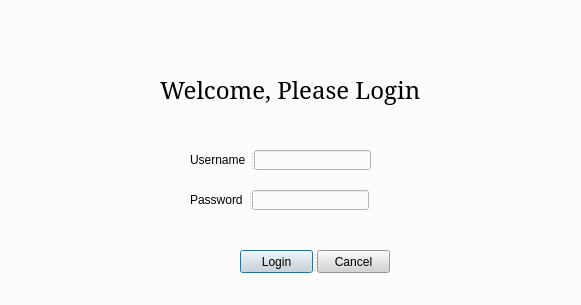
<?xml version="1.0" encoding="UTF-8"?>
<ui version="4.0">
 <class>SolaPluginDialogBase2</class>
 <widget class="QDialog" name="SolaPluginDialogBase2">
  <property name="geometry">
   <rect>
    <x>0</x>
    <y>0</y>
    <width>581</width>
    <height>305</height>
   </rect>
  </property>
  <property name="windowTitle">
   <string>sola-plugin</string>
  </property>
  <property name="autoFillBackground">
   <bool>false</bool>
  </property>
  <property name="styleSheet">
   <string notr="true">background-color: rgb(252, 252, 252);</string>
  </property>
  <widget class="QLabel" name="label">
   <property name="geometry">
    <rect>
     <x>160</x>
     <y>70</y>
     <width>261</width>
     <height>41</height>
    </rect>
   </property>
   <property name="font">
    <font>
     <family>Constantia</family>
     <pointsize>18</pointsize>
    </font>
   </property>
   <property name="text">
    <string>Welcome, Please Login</string>
   </property>
   <property name="textFormat">
    <enum>Qt::RichText</enum>
   </property>
  </widget>
  <widget class="QSplitter" name="splitter">
   <property name="geometry">
    <rect>
     <x>190</x>
     <y>150</y>
     <width>181</width>
     <height>20</height>
    </rect>
   </property>
   <property name="orientation">
    <enum>Qt::Horizontal</enum>
   </property>
   <widget class="QLabel" name="usernameLabel">
    <property name="inputMethodHints">
     <set>Qt::ImhNone</set>
    </property>
    <property name="text">
     <string>Username</string>
    </property>
   </widget>
   <widget class="QLineEdit" name="userNameBox"/>
  </widget>
  <widget class="QSplitter" name="splitter_2">
   <property name="geometry">
    <rect>
     <x>190</x>
     <y>190</y>
     <width>179</width>
     <height>20</height>
    </rect>
   </property>
   <property name="orientation">
    <enum>Qt::Horizontal</enum>
   </property>
   <widget class="QLabel" name="pswdLabel">
    <property name="text">
     <string>Password</string>
    </property>
   </widget>
   <widget class="QLineEdit" name="pswdBox">
    <property name="inputMethodHints">
     <set>Qt::ImhHiddenText|Qt::ImhNoAutoUppercase|Qt::ImhNoPredictiveText</set>
    </property>
    <property name="echoMode">
     <enum>QLineEdit::Password</enum>
    </property>
   </widget>
  </widget>
  <widget class="QSplitter" name="splitter_3">
   <property name="geometry">
    <rect>
     <x>240</x>
     <y>250</y>
     <width>150</width>
     <height>23</height>
    </rect>
   </property>
   <property name="orientation">
    <enum>Qt::Horizontal</enum>
   </property>
   <widget class="QPushButton" name="loginButton">
    <property name="accessibleName">
     <string>loginButton</string>
    </property>
    <property name="styleSheet">
     <string notr="true">background-color: rgb(218, 218, 218);</string>
    </property>
    <property name="text">
     <string>Login</string>
    </property>
   </widget>
   <widget class="QPushButton" name="pushButton_2">
    <property name="accessibleName">
     <string>cancelButton</string>
    </property>
    <property name="styleSheet">
     <string notr="true">background-color: rgb(211, 211, 211);</string>
    </property>
    <property name="text">
     <string>Cancel</string>
    </property>
   </widget>
  </widget>
 </widget>
 <resources/>
 <connections/>
</ui>
